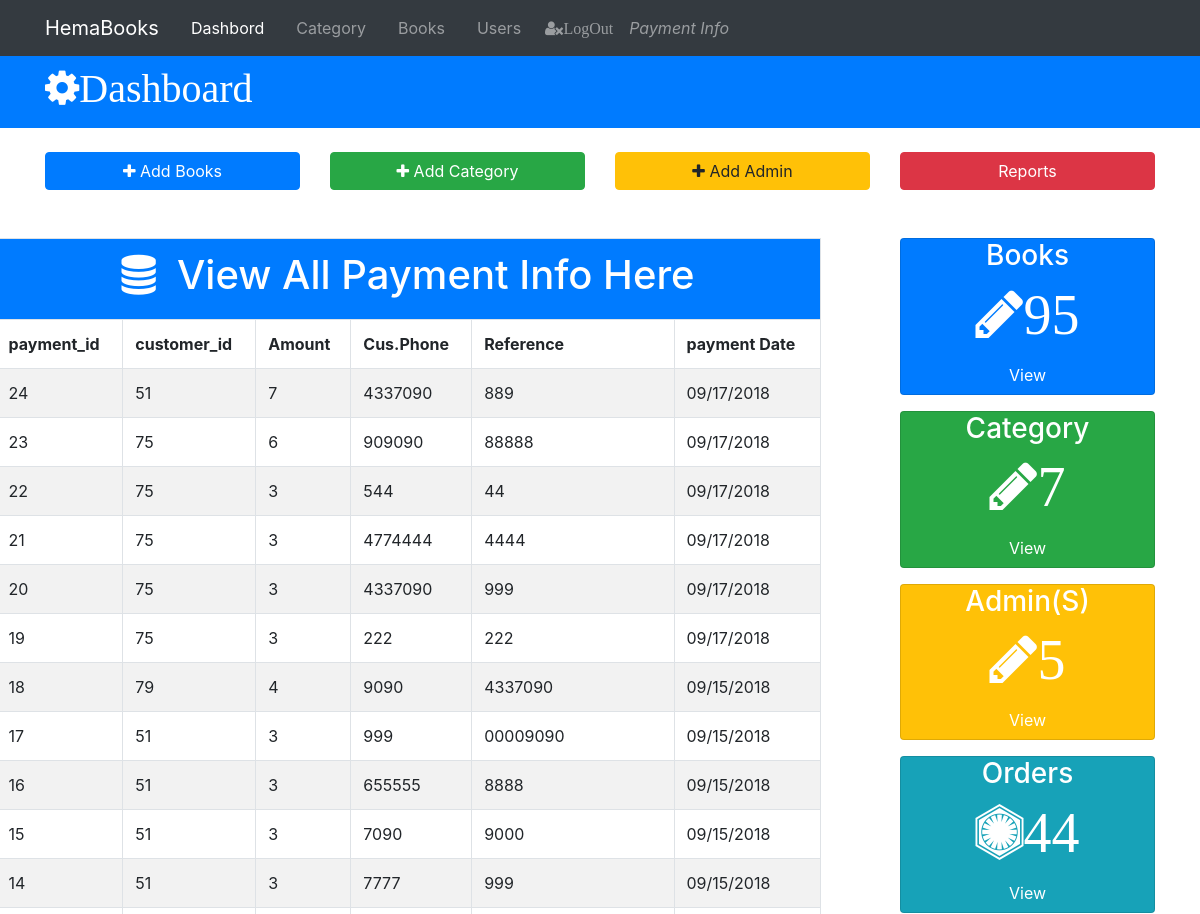
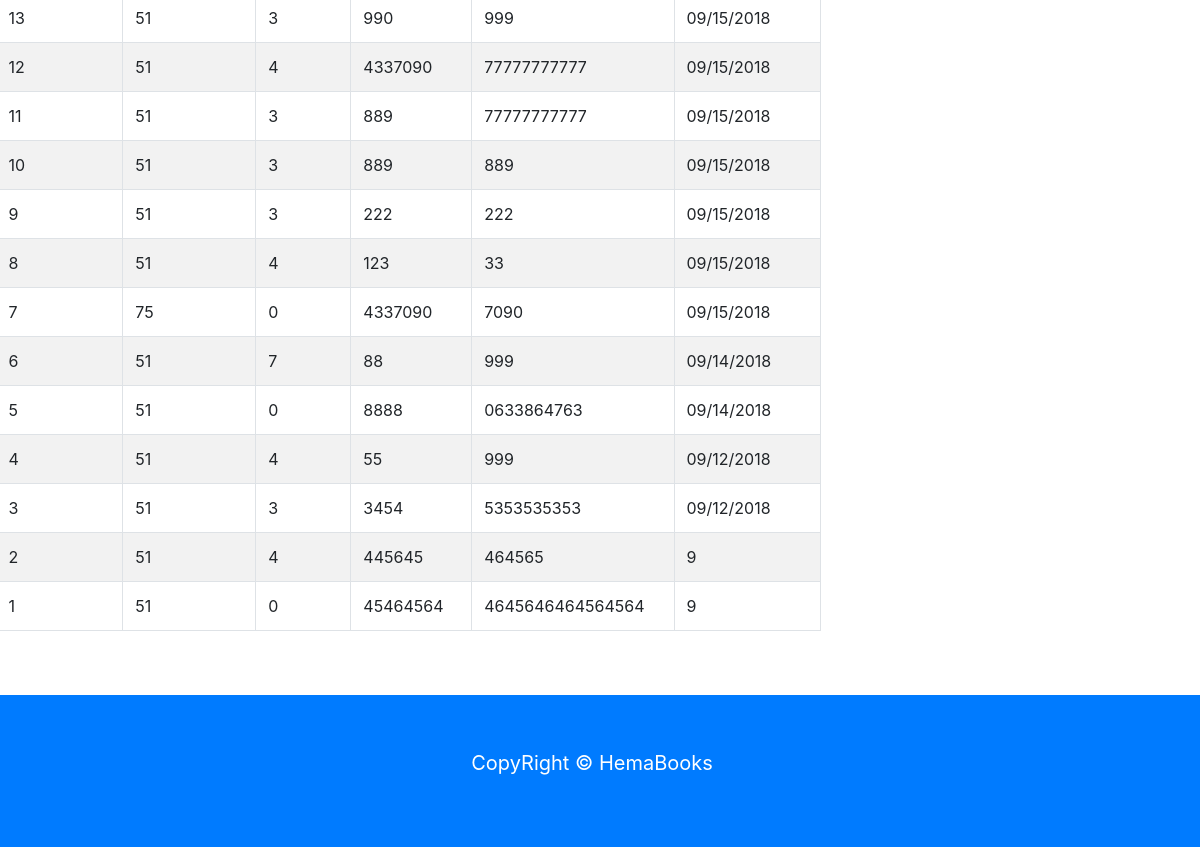
/Admin/index.php?payment (signed in), run on the app's committed database (2 pictures, top to bottom).
### tables this page shows
CREATE TABLE `payment` (
  `payment_id` int(11) NOT NULL,
  `customer_id` int(11) NOT NULL,
  `amount` int(11) NOT NULL,
  `phone` int(11) NOT NULL,
  `tixrac` varchar(50) NOT NULL,
  `payment_date` varchar(51) NOT NULL
);

### Admin/payment.php (the view, shortened to what this page needs)
   <table class="table table-bordered table-striped" style="margin-left: -6%">
  <tr>
    <td colspan="10" class="bg bg-primary text-center" style="color: white;">
    <h1> <i class="fa fa-database"></i> &nbsp;View All Payment Info Here</h1></td>
  </tr>
  <tr>
 <th>payment_id</th>
  <th>customer_id</th>
    <th>Amount</th>
    <th>Cus.Phone</th>
    <th>Reference</th>
    <th>payment Date</th>
  </tr>
  <?php
  include("db.php");
  $get_order = "select * from payment  order by payment_id desc";
  $run_order = mysqli_query($con, $get_order);
  while ($row_order=mysqli_fetch_array($run_order)){
    $pay_id = $row_order['payment_id'];
    $cus_id = $row_order['customer_id'];
      $amount = $row_order['amount'];
      $c_phone = $row_order['phone'];
    $ref = $row_order['tixrac'];
    $pay_date = $row_order['payment_date'];
  ?>
  <tr>
    <td><?php echo  $pay_id;?></td>
    <td><?php echo $cus_id; ?></td>
    <td>
    <?php echo $amount;?><br>
    </td>
    <td><?php echo $c_phone;?></td>
    <td><?php echo $ref;?></td>
      <td><?php echo $pay_date;?></td>
  </tr>
  <?php } ?>
</table>

### data on the page
payment: payment_id "24", customer "51", amount "7", phone "4337090", tixrac "889", payment_date "09/17/2018"
payment: payment_id "23", customer "75", amount "6", phone "909090", tixrac "88888", payment_date "09/17/2018"
payment: payment_id "22", customer "75", amount "3", phone "544", tixrac "44", payment_date "09/17/2018"
payment: payment_id "21", customer "75", amount "3", phone "4774444", tixrac "4444", payment_date "09/17/2018"
payment: payment_id "20", customer "75", amount "3", phone "4337090", tixrac "999", payment_date "09/17/2018"
payment: payment_id "19", customer "75", amount "3", phone "222", tixrac "222", payment_date "09/17/2018"
payment: payment_id "18", customer "79", amount "4", phone "9090", tixrac "4337090", payment_date "09/15/2018"
payment: payment_id "17", customer "51", amount "3", phone "999", tixrac "00009090", payment_date "09/15/2018"
payment: payment_id "16", customer "51", amount "3", phone "655555", tixrac "8888", payment_date "09/15/2018"
payment: payment_id "15", customer "51", amount "3", phone "7090", tixrac "9000", payment_date "09/15/2018"
payment: payment_id "14", customer "51", amount "3", phone "7777", tixrac "999", payment_date "09/15/2018"
payment: payment_id "13", customer "51", amount "3", phone "990", tixrac "999", payment_date "09/15/2018"
payment: payment_id "12", customer "51", amount "4", phone "4337090", tixrac "77777777777", payment_date "09/15/2018"
payment: payment_id "11", customer "51", amount "3", phone "889", tixrac "77777777777", payment_date "09/15/2018"
payment: payment_id "10", customer "51", amount "3", phone "889", tixrac "889", payment_date "09/15/2018"
payment: payment_id "9", customer "51", amount "3", phone "222", tixrac "222", payment_date "09/15/2018"
payment: payment_id "8", customer "51", amount "4", phone "123", tixrac "33", payment_date "09/15/2018"
payment: payment_id "7", customer "75", amount "0", phone "4337090", tixrac "7090", payment_date "09/15/2018"
payment: payment_id "6", customer "51", amount "7", phone "88", tixrac "999", payment_date "09/14/2018"
payment: payment_id "5", customer "51", amount "0", phone "8888", tixrac "0633864763", payment_date "09/14/2018"
payment: payment_id "4", customer "51", amount "4", phone "55", tixrac "999", payment_date "09/12/2018"
payment: payment_id "3", customer "51", amount "3", phone "3454", tixrac "5353535353", payment_date "09/12/2018"
payment: payment_id "2", customer "51", amount "4", phone "445645", tixrac "464565", payment_date "9"
payment: payment_id "1", customer "51", amount "0", phone "45464564", tixrac "4645646464564564", payment_date "9"

### other printed values
$row['books'] "95"
$row1['categories'] "7"
$row2['admins'] "5"
$row3['orders'] "44"
